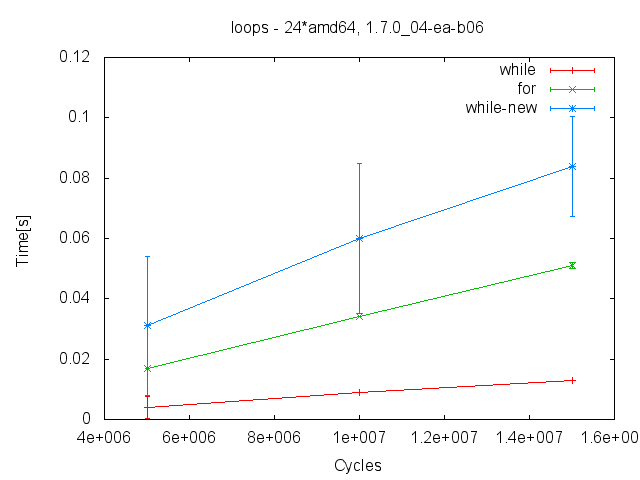

gnuplot code for this plot:
set title "loops - 24*amd64, 1.7.0_04-ea-b06"
set xlabel "Cycles"
set ylabel "Time[s]"
#set key out

#set term png
#set output "loops%time.png"
#set term postscript eps enhanced
#set output "loops%time.eps"

plot 'while.dat' using 1:2:($2*$3)/100 with errorlines title "while",\
'for.dat' using 1:2:($2*$3)/100 with errorlines title "for",\
'while-new.dat' using 1:2:($2*$3)/100 with errorlines title "while-new"
pause -1
